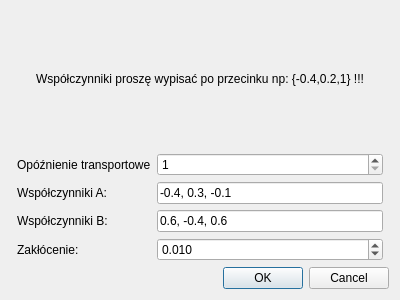
<?xml version="1.0" encoding="UTF-8"?>
<ui version="4.0">
 <class>Dialog</class>
 <widget class="QDialog" name="Dialog">
  <property name="geometry">
   <rect>
    <x>0</x>
    <y>0</y>
    <width>400</width>
    <height>300</height>
   </rect>
  </property>
  <property name="windowTitle">
   <string>Dialog</string>
  </property>
  <layout class="QGridLayout" name="gridLayout">
   <item row="4" column="1">
    <widget class="QLabel" name="label_B">
     <property name="text">
      <string>Współczynniki B:</string>
     </property>
    </widget>
   </item>
   <item row="3" column="2">
    <widget class="QLineEdit" name="lineEdit">
     <property name="text">
      <string>-0.4, 0.3, -0.1</string>
     </property>
    </widget>
   </item>
   <item row="3" column="1">
    <widget class="QLabel" name="label_3">
     <property name="text">
      <string>Współczynniki A:</string>
     </property>
    </widget>
   </item>
   <item row="5" column="2">
    <widget class="QDoubleSpinBox" name="doubleSpinBox">
     <property name="decimals">
      <number>3</number>
     </property>
     <property name="singleStep">
      <double>0.001000000000000</double>
     </property>
     <property name="value">
      <double>0.010000000000000</double>
     </property>
    </widget>
   </item>
   <item row="7" column="0" colspan="4">
    <widget class="QDialogButtonBox" name="buttonBox">
     <property name="orientation">
      <enum>Qt::Horizontal</enum>
     </property>
     <property name="standardButtons">
      <set>QDialogButtonBox::Cancel|QDialogButtonBox::Ok</set>
     </property>
    </widget>
   </item>
   <item row="5" column="1">
    <widget class="QLabel" name="label_Z">
     <property name="text">
      <string>Zakłócenie:</string>
     </property>
    </widget>
   </item>
   <item row="1" column="1">
    <widget class="QLabel" name="label_2">
     <property name="text">
      <string>Opóźnienie transportowe</string>
     </property>
    </widget>
   </item>
   <item row="4" column="2">
    <widget class="QLineEdit" name="lineEdit_2">
     <property name="text">
      <string>0.6, -0.4, 0.6</string>
     </property>
    </widget>
   </item>
   <item row="0" column="0" colspan="4">
    <widget class="QLabel" name="label">
     <property name="text">
      <string>Współczynniki proszę wypisać po przecinku np: {-0.4,0.2,1} !!!</string>
     </property>
     <property name="alignment">
      <set>Qt::AlignCenter</set>
     </property>
    </widget>
   </item>
   <item row="1" column="2">
    <widget class="QSpinBox" name="delay">
     <property name="minimum">
      <number>1</number>
     </property>
    </widget>
   </item>
  </layout>
 </widget>
 <resources/>
 <connections>
  <connection>
   <sender>buttonBox</sender>
   <signal>accepted()</signal>
   <receiver>Dialog</receiver>
   <slot>accept()</slot>
   <hints>
    <hint type="sourcelabel">
     <x>248</x>
     <y>254</y>
    </hint>
    <hint type="destinationlabel">
     <x>157</x>
     <y>274</y>
    </hint>
   </hints>
  </connection>
  <connection>
   <sender>buttonBox</sender>
   <signal>rejected()</signal>
   <receiver>Dialog</receiver>
   <slot>reject()</slot>
   <hints>
    <hint type="sourcelabel">
     <x>316</x>
     <y>260</y>
    </hint>
    <hint type="destinationlabel">
     <x>286</x>
     <y>274</y>
    </hint>
   </hints>
  </connection>
 </connections>
</ui>
